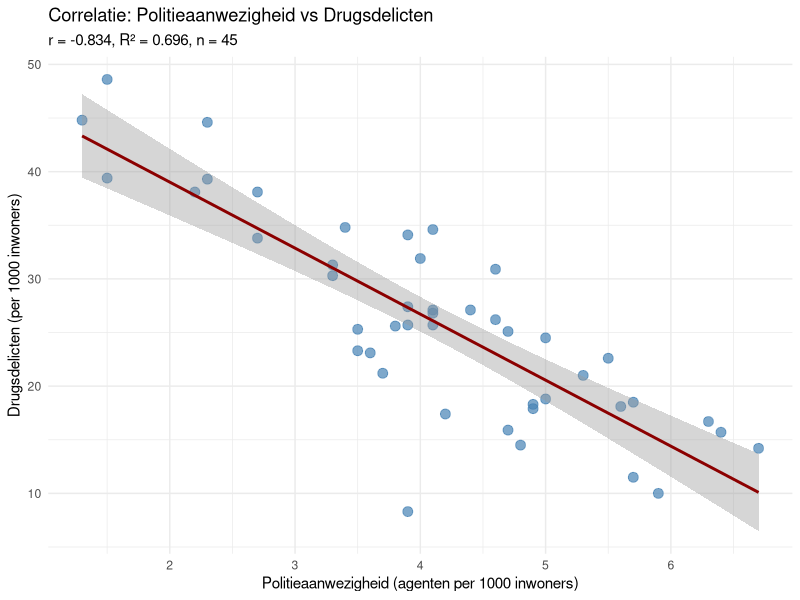
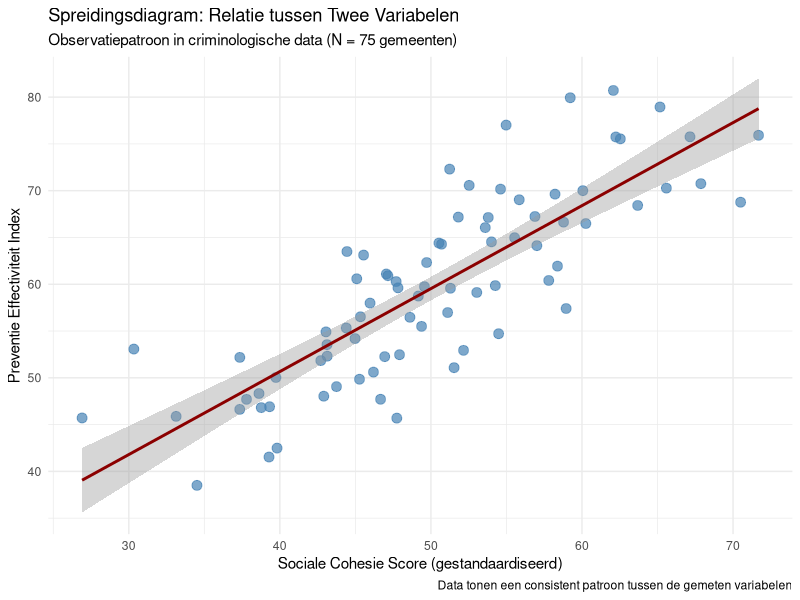
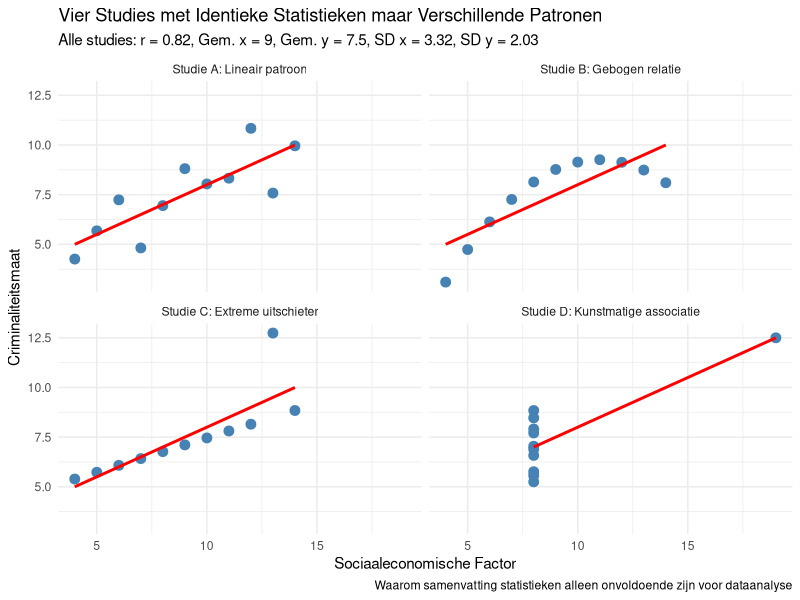
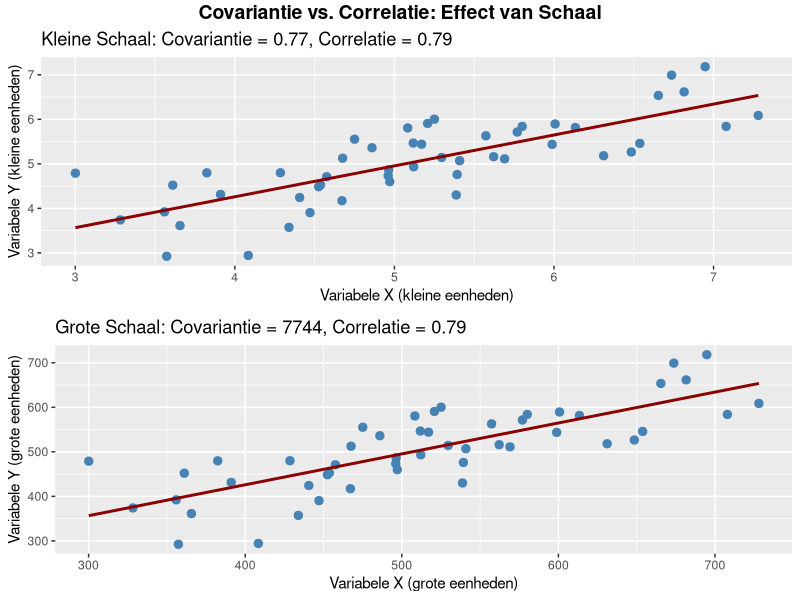
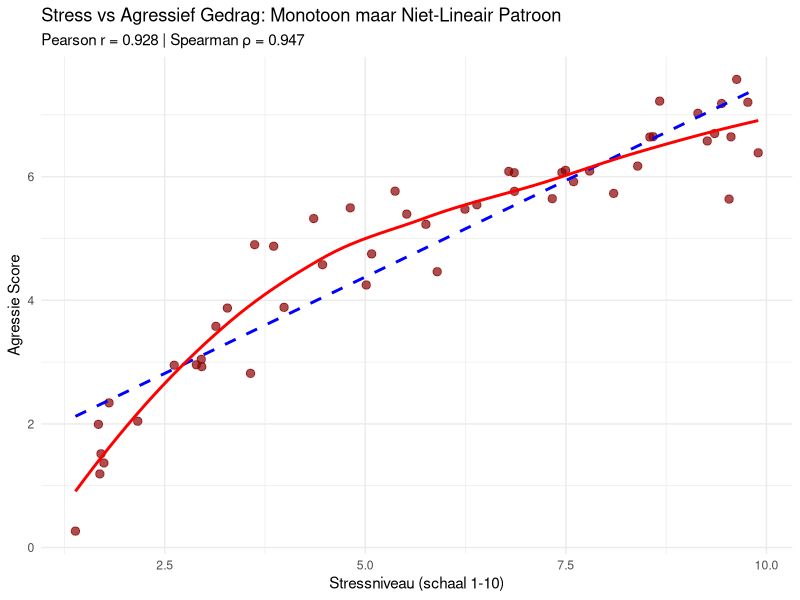
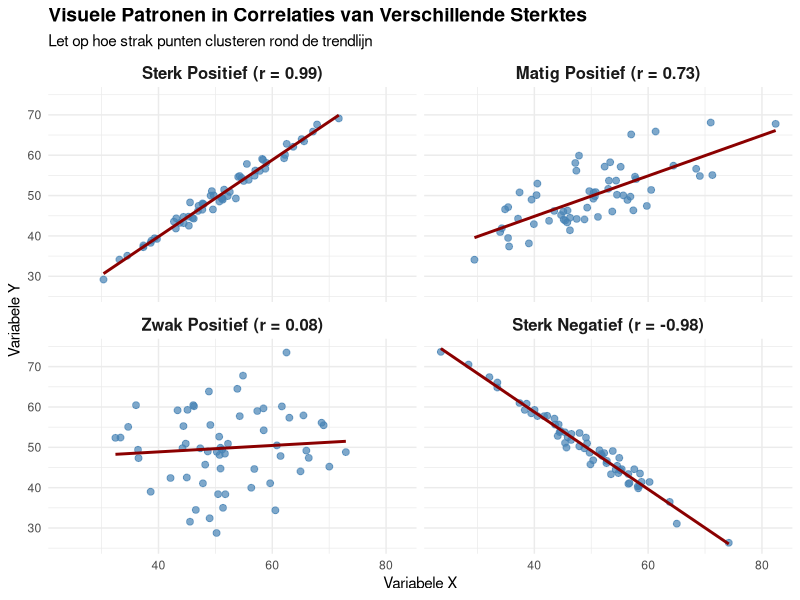
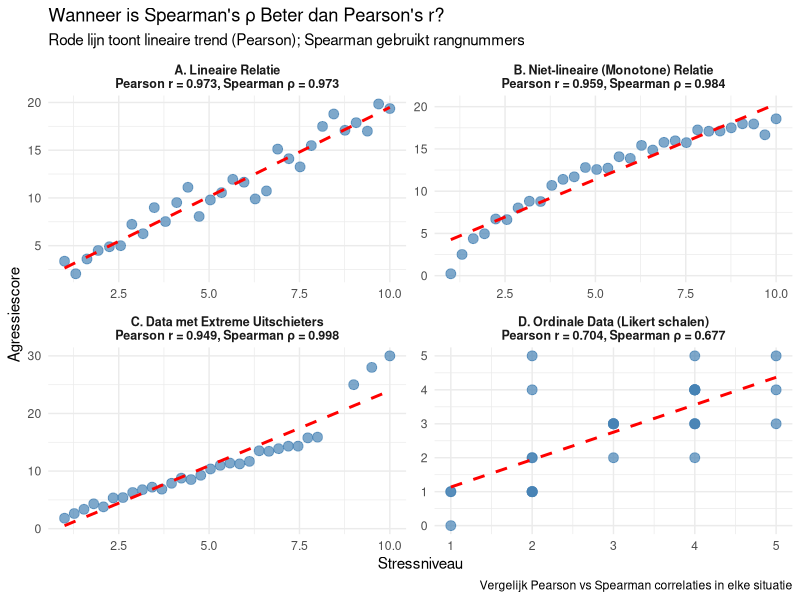
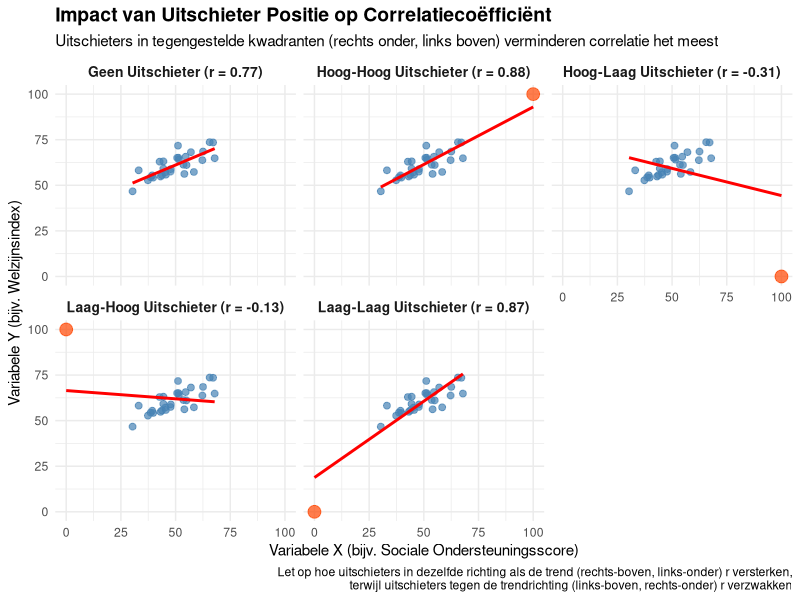

The R source for these figures, in order:
## ---- chunk 1
knitr::opts_chunk$set(echo = FALSE, message = FALSE, warning = FALSE, fig.show = 'asis', results = 'hide')
library(knitr)
library(kableExtra)
library(ggplot2)
library(dplyr)
library(flextable)
library(gridExtra)
library(svglite)     # for SVG output
options(knitr.kable.NA = '')

# Set Dutch locale for R outputs (if available)
Sys.setlocale("LC_TIME", "Dutch")
Sys.setlocale("LC_NUMERIC", "Dutch")

# Function to save plots to Dodona directories
save_dodona_image <- function(plot_obj, question_number, filename = NULL, width = 6, height = 4) {
  if (is.null(filename)) {
    filename <- paste0("correlation_plot_", question_number, ".svg")
  }
  
  # Define the path to the appropriate Dodona directory
  question_dirs <- c(
    "3" = "3.3 Correlatie - Belangrijkste maatregelen",
    "8" = "3.8 Correlatie - Interpreteer correlatie", 
    "9" = "3.9 Correlatie - Wat correlatie vertelt",
    "11" = "3.11 Correlatie - Visualisatie belang",
    "12" = "3.12 Correlatie - Covariantie verschillen",
    "14" = "3.14 Correlatie - Pearson vs Spearman",
    "15" = "3.15 Correlatie - Richting en kracht",
    "18" = "3.18 Correlatie - Wanneer welke correlatie",
    "19" = "3.19 Correlatie - Impact uitschieters",
    "21" = "3.21 Correlatie - Correlatie interpretatie",
    "23" = "3.23 Correlatie - Correlatie aannames"
  )
  
  if (as.character(question_number) %in% names(question_dirs)) {
    dir_name <- question_dirs[as.character(question_number)]
    image_path <- file.path(dir_name, "description", "media", filename)
    
    # Create directory if it doesn't exist
    dir.create(dirname(image_path), recursive = TRUE, showWarnings = FALSE)
    
    # Save SVG (vector; best for Dodona/HTML, scales perfectly)
    ggsave(
      filename = image_path,
      plot = plot_obj,
      width = width, height = height, units = "in",
      bg = "white",        # prevent dark-mode overlays from bleeding through
      device = svglite::svglite
    )
    cat("Saved SVG image:", image_path, "with dimensions:", width, "x", height, "\n")
  }
}

# Function to translate common R statistical terms to Dutch
translate_stats <- function(english_term) {
  translations <- c(
    "Mean" = "Gemiddelde",
    "Standard Deviation" = "Standaardafwijking", 
    "Variance" = "Variantie",
    "Correlation" = "Correlatie",
    "p-value" = "p-waarde",
    "Significant" = "Significant",
    "Not significant" = "Niet significant",
    "Sample size" = "Steekproefomvang"
  )
  return(translations[english_term])
}
## ---- chunk 2
# Maak realistische criminologische data met slechts 2 variabelen
set.seed(42)
n <- 45  # Nederlandse gemeenten

# Genereer gecorreleerde criminaliteitsdata
politie <- round(rnorm(n, mean=4.2, sd=1.1), 1)
drugs <- round(25 + rnorm(n, sd=6) - 2.5*scale(politie)[,1]*3, 1)

# Maak dataframe
crime_data <- data.frame(
  "Politieaanwezigheid" = politie,
  "Drugsdelicten" = drugs
)

# DESCRIPTIVE STATISTICS
cat("=== DESCRIPTIVE STATISTICS ===\n\n")

cat("Politieaanwezigheid (agenten per 1000 inwoners):\n")
cat(paste("  Mean (M):", round(mean(crime_data$Politieaanwezigheid), 2), "\n"))
cat(paste("  Standard Deviation (SD):", round(sd(crime_data$Politieaanwezigheid), 2), "\n"))
cat(paste("  Variance:", round(var(crime_data$Politieaanwezigheid), 2), "\n\n"))

cat("Drugsdelicten (per 1000 inwoners):\n")
cat(paste("  Mean (M):", round(mean(crime_data$Drugsdelicten), 2), "\n"))
cat(paste("  Standard Deviation (SD):", round(sd(crime_data$Drugsdelicten), 2), "\n"))
cat(paste("  Variance:", round(var(crime_data$Drugsdelicten), 2), "\n\n"))

# CORRELATION ANALYSIS
cat("=== CORRELATION ANALYSIS ===\n\n")

# Bereken correlatie
r_value <- round(cor(crime_data$Politieaanwezigheid, crime_data$Drugsdelicten), 3)
r_squared <- round(r_value^2, 3)

# Voer significantietest uit
test_result <- cor.test(crime_data$Politieaanwezigheid, crime_data$Drugsdelicten)
p_value <- round(test_result$p.value, 4)

cat(paste("Correlation coefficient (r):", r_value, "\n"))
cat(paste("Coefficient of determination (R²):", r_squared, "\n"))
cat(paste("Explained variance:", round(r_squared * 100, 1), "%\n"))
cat(paste("Sample size (n):", n, "\n"))
cat(paste("p-value:", p_value, "\n"))

if(p_value < 0.001) {
  cat("Significance: p < .001 ***\n")
} else if(p_value < 0.01) {
  cat("Significance: p < .01 **\n")
} else if(p_value < 0.05) {
  cat("Significance: p < .05 *\n")
} else {
  cat("Significance: not significant (p > .05)\n")
}

# Create visualization for Q3.3
# Build subtitle with UTF-8 superscript 2 (works in PNG/SVG/JPEG)
sub_txt <- sprintf("r = %.3f, R\u00B2 = %.3f, n = %d", r_value, r_squared, n)

p_q3 <- ggplot(crime_data, aes(x = Politieaanwezigheid, y = Drugsdelicten)) +
  geom_point(color = "steelblue", size = 3, alpha = 0.7) +
  geom_smooth(method = "lm", formula = y ~ x, se = TRUE, color = "darkred") +
  labs(
    title = "Correlatie: Politieaanwezigheid vs Drugsdelicten",
    subtitle = sub_txt,
    x = "Politieaanwezigheid (agenten per 1000 inwoners)",
    y = "Drugsdelicten (per 1000 inwoners)"
  ) +
  theme_minimal(base_size = 11) +
  theme(
    panel.background = element_rect(fill = "white", colour = NA),
    plot.background  = element_rect(fill = "white", colour = NA)
  )

# Display and save the plot
print(p_q3)

# Save to Dodona directory as SVG
save_dodona_image(p_q3, 3, width = 6, height = 4)
## ---- chunk 3
# Genereer voorbeeldgegevens voor positieve correlatie van 0,75
set.seed(123)
n <- 80
x <- rnorm(n, 50, 10)
y <- 0.75 * scale(x)[,1] * 10 + rnorm(n, 60, 6)

# Maak data frame
pos_cor_data <- data.frame(
  Variable_X = x,
  Variable_Y = y
)

# Bereken correlatie en R-kwadraat
r_value <- round(cor(x, y), 2)
r_squared <- round(r_value^2 * 100, 1)

# Maak visualisatie
p_q8 <- ggplot(pos_cor_data, aes(x = Variable_X, y = Variable_Y)) +
  geom_point(color = "steelblue", size = 3, alpha = 0.7) +
  geom_smooth(method = "lm", formula = y ~ x, se = TRUE, color = "darkred") +
  labs(
    title = "Spreidingsdiagram: Relatie tussen Twee Variabelen",
    subtitle = "Observatiepatroon in criminologische data (N = 75 gemeenten)",
    x = "Sociale Cohesie Score (gestandaardiseerd)",
    y = "Preventie Effectiviteit Index",
    caption = "Data tonen een consistent patroon tussen de gemeten variabelen"
  ) +
  theme_minimal(base_size = 11) +
  theme(
    panel.background = element_rect(fill = "white", colour = NA),
    plot.background  = element_rect(fill = "white", colour = NA)
  )

# Display the plot
print(p_q8)

# Save to Dodona directory
save_dodona_image(p_q8, 8)
## ---- chunk 4
library(tidyr)
library(dplyr)

# Recreate identical statistics with different patterns
data_x1 <- c(10, 8, 13, 9, 11, 14, 6, 4, 12, 7, 5)
data_y1 <- c(8.04, 6.95, 7.58, 8.81, 8.33, 9.96, 7.24, 4.26, 10.84, 4.82, 5.68)
data_x2 <- c(10, 8, 13, 9, 11, 14, 6, 4, 12, 7, 5)
data_y2 <- c(9.14, 8.14, 8.74, 8.77, 9.26, 8.10, 6.13, 3.10, 9.13, 7.26, 4.74)
data_x3 <- c(10, 8, 13, 9, 11, 14, 6, 4, 12, 7, 5)
data_y3 <- c(7.46, 6.77, 12.74, 7.11, 7.81, 8.84, 6.08, 5.39, 8.15, 6.42, 5.73)
data_x4 <- c(8, 8, 8, 8, 8, 8, 8, 19, 8, 8, 8)
data_y4 <- c(6.58, 5.76, 7.71, 8.84, 8.47, 7.04, 5.25, 12.50, 5.56, 7.91, 6.89)

# Calculate statistics (they're identical for all datasets)
corr <- round(cor(data_x1, data_y1), 2)
mean_x <- round(mean(data_x1), 2)
mean_y <- round(mean(data_y1), 2)
sd_x <- round(sd(data_x1), 2)
sd_y <- round(sd(data_y1), 2)

# Combine the data
data_df <- data.frame(
  x1 = data_x1, y1 = data_y1,
  x2 = data_x2, y2 = data_y2,
  x3 = data_x3, y3 = data_y3,
  x4 = data_x4, y4 = data_y4
)

# Transform to long format for easier plotting
data_long <- data_df %>%
  mutate(id = row_number()) %>%
  gather(key, value, -id) %>%
  separate(key, c("axis", "dataset"), sep = 1) %>%
  spread(axis, value) %>%
  select(dataset, id, x, y)

# Create descriptive names for the datasets
dataset_names <- c(
  "1" = "Studie A: Lineair patroon",
  "2" = "Studie B: Gebogen relatie",
  "3" = "Studie C: Extreme uitschieter",
  "4" = "Studie D: Kunstmatige associatie"
)

# Plot the data
p_q11 <- ggplot(data_long, aes(x = x, y = y)) +
  geom_point(size = 3, color = "steelblue") +
  geom_smooth(method = "lm", se = FALSE, color = "red", formula = y ~ x) +
  facet_wrap(~ dataset, ncol = 2, labeller = labeller(dataset = dataset_names)) +
  labs(
    title = "Vier Studies met Identieke Statistieken maar Verschillende Patronen",
    subtitle = paste0("Alle studies: r = ", corr, ", Gem. x = ", mean_x, 
                      ", Gem. y = ", mean_y, ", SD x = ", sd_x, ", SD y = ", sd_y),
    caption = "Waarom samenvatting statistieken alleen onvoldoende zijn voor dataanalyse",
    x = "Sociaaleconomische Factor",
    y = "Criminaliteitsmaat"
  ) +
  theme_minimal(base_size = 11) +
  theme(
    panel.background = element_rect(fill = "white", colour = NA),
    plot.background  = element_rect(fill = "white", colour = NA)
  )

# Display and save the plot
print(p_q11)

# Save to Dodona directory with larger dimensions for 4-panel plot
save_dodona_image(p_q11, 11, width = 8, height = 6)
## ---- chunk 5
# Genereer twee datasets met dezelfde correlatie maar verschillende schalen
set.seed(456)
n <- 50

# Dataset 1: Kleine schaal variabelen
x1 <- rnorm(n, 5, 1)
y1 <- 0.7 * scale(x1)[,1] * 1 + rnorm(n, 5, 0.6)
cov1 <- round(cov(x1, y1), 2)
cor1 <- round(cor(x1, y1), 2)

# Dataset 2: Grote schaal variabelen
x2 <- x1 * 100  # Zelfde patroon maar 100x schaal
y2 <- y1 * 100  # Zelfde patroon maar 100x schaal
cov2 <- round(cov(x2, y2), 0)
cor2 <- round(cor(x2, y2), 2)

# Maak gecombineerd data frame
kleine_schaal <- data.frame(x = x1, y = y1, dataset = "Kleine Schaal Variabelen")
grote_schaal <- data.frame(x = x2, y = y2, dataset = "Grote Schaal Variabelen (x100)")
alle_data <- rbind(kleine_schaal, grote_schaal)

# Maak vergelijkingstabel
vergelijking <- data.frame(
  Maatstaf = c("Covariantie", "Correlatie"),
  `Kleine_Schaal` = c(paste0(cov1), paste0(cor1)),
  `Grote_Schaal` = c(paste0(cov2), paste0(cor2)),
  Eenheid_Afhankelijkheid = c("Hangt af van eenheden (verandert met schaal)", "Eenheidsvrij (blijft constant)")
)

# Maak visualisatie met twee plots
p1 <- ggplot(kleine_schaal, aes(x = x, y = y)) +
  geom_point(color = "steelblue", size = 2.5) +
  geom_smooth(method = "lm", se = FALSE, color = "darkred", formula = y ~ x) +
  labs(
    title = paste0("Kleine Schaal: Covariantie = ", cov1, ", Correlatie = ", cor1),
    x = "Variabele X (kleine eenheden)",
    y = "Variabele Y (kleine eenheden)"
  )

p2 <- ggplot(grote_schaal, aes(x = x, y = y)) +
  geom_point(color = "steelblue", size = 2.5) +
  geom_smooth(method = "lm", se = FALSE, color = "darkred", formula = y ~ x) +
  labs(
    title = paste0("Grote Schaal: Covariantie = ", cov2, ", Correlatie = ", cor2),
    x = "Variabele X (grote eenheden)",
    y = "Variabele Y (grote eenheden)"
  )

# Combineer plots met gridExtra
library(gridExtra)
p_q12 <- grid.arrange(p1, p2, nrow = 2,
             top = grid::textGrob("Covariantie vs. Correlatie: Effect van Schaal", 
                                  gp = grid::gpar(fontsize = 14, fontface = "bold")))

# Save to Dodona directory
save_dodona_image(p_q12, 12, , width = 8, height = 6)
## ---- chunk 6
# Maak voorbeelddata voor monotoon maar niet-lineair patroon
set.seed(456)
n <- 50

# Genereer monotoon toenemend maar gebogen patroon (logaritmisch)
stress <- runif(n, 1, 10)
agressie <- 3 * log(stress) + rnorm(n, 0, 0.5)

# Bereken beide correlaties
pearson_r <- round(cor(stress, agressie, method = "pearson"), 3)
spearman_rho <- round(cor(stress, agressie, method = "spearman"), 3)

# Maak vergelijkingsplot
library(ggplot2)
data_plot <- data.frame(stress = stress, agressie = agressie)

p_q14 <- ggplot(data_plot, aes(x = stress, y = agressie)) +
  geom_point(color = "darkred", size = 2.5, alpha = 0.7) +
  geom_smooth(method = "lm", se = FALSE, color = "blue", linetype = "dashed", 
              aes(color = "Lineaire lijn (Pearson)")) +
  geom_smooth(method = "loess", se = FALSE, color = "red", linewidth = 1,
              aes(color = "Werkelijke curve")) +
  scale_color_manual(values = c("Lineaire lijn (Pearson)" = "blue", 
                               "Werkelijke curve" = "red")) +
  labs(
    title = "Stress vs Agressief Gedrag: Monotoon maar Niet-Lineair Patroon",
    subtitle = paste0("Pearson r = ", pearson_r, " | Spearman ρ = ", spearman_rho),
    x = "Stressniveau (schaal 1-10)",
    y = "Agressie Score",
    color = "Trendlijn Type"
  ) +
  theme_minimal(base_size = 11) +
  theme(
    panel.background = element_rect(fill = "white", colour = NA),
    plot.background  = element_rect(fill = "white", colour = NA),
    legend.position = "bottom"
  )

print(p_q14)
save_dodona_image(p_q14, 14)
## ---- chunk 7
# Maak vier datasets met verschillende correlatiepatronen
set.seed(123)
n <- 60

# Maak data met verschillende correlatiesterktes
maak_data <- function(sterkte, richting="positief") {
  x <- rnorm(n, 50, 10)
  
  if(richting == "positief") {
    factor <- sterkte
  } else {
    factor <- -sterkte
  }
  
  ruis <- (1-abs(sterkte)) * 10
  y <- factor * scale(x)[,1] * 10 + rnorm(n, 50, ruis)
  
  if(sterkte == 0) {
    y <- rnorm(n, 50, 10)  # Geen relatie
  }
  
  return(data.frame(x=x, y=y))
}

# Genereer vier datasets
sterk_pos <- maak_data(0.85, "positief")
matig_pos <- maak_data(0.45, "positief")
zwak_pos <- maak_data(0.15, "positief")
sterk_neg <- maak_data(0.85, "negatief")

# Bereken werkelijke correlaties
cor_sterk_pos <- round(cor(sterk_pos$x, sterk_pos$y), 2)
cor_matig_pos <- round(cor(matig_pos$x, matig_pos$y), 2)
cor_zwak_pos <- round(cor(zwak_pos$x, zwak_pos$y), 2)
cor_sterk_neg <- round(cor(sterk_neg$x, sterk_neg$y), 2)

# Combineer datasets met labels
sterk_pos$sterkte <- paste0("Sterk Positief (r = ", cor_sterk_pos, ")")
matig_pos$sterkte <- paste0("Matig Positief (r = ", cor_matig_pos, ")")
zwak_pos$sterkte <- paste0("Zwak Positief (r = ", cor_zwak_pos, ")")
sterk_neg$sterkte <- paste0("Sterk Negatief (r = ", cor_sterk_neg, ")")

# Combineer alle datasets
alle_data <- rbind(
  transform(sterk_pos, sterkte_orde = 1),
  transform(matig_pos, sterkte_orde = 2),
  transform(zwak_pos, sterkte_orde = 3),
  transform(sterk_neg, sterkte_orde = 4)
)

# Converteer naar factor met specifieke volgorde
alle_data$sterkte <- factor(alle_data$sterkte, 
                           levels = c(paste0("Sterk Positief (r = ", cor_sterk_pos, ")"),
                                      paste0("Matig Positief (r = ", cor_matig_pos, ")"),
                                      paste0("Zwak Positief (r = ", cor_zwak_pos, ")"),
                                      paste0("Sterk Negatief (r = ", cor_sterk_neg, ")")))

# Maak visualisatie
p_q15 <- ggplot(alle_data, aes(x = x, y = y)) +
  geom_point(color = "steelblue", size = 2, alpha = 0.7) +
  geom_smooth(method = "lm", se = FALSE, color = "darkred", formula = y ~ x) +
  facet_wrap(~ sterkte, ncol = 2) +
  labs(
    title = "Visuele Patronen in Correlaties van Verschillende Sterktes",
    subtitle = "Let op hoe strak punten clusteren rond de trendlijn",
    x = "Variabele X",
    y = "Variabele Y"
  ) +
  theme_minimal(base_size = 11) +
  theme(
    strip.text = element_text(size = 12, face = "bold"),
    plot.title = element_text(size = 14, face = "bold")
  )

print(p_q15)
save_dodona_image(p_q15, 15, width = 10, height = 8)
## ---- chunk 8
# Genereer verschillende datasets
set.seed(42)
n <- 30

# Dataset 1: Lineaire relatie (Pearson geschikt)
stress_niveau_1 <- seq(1, 10, length.out = n)
agressie_score_1 <- 2 * stress_niveau_1 + rnorm(n, 0, 1)

# Dataset 2: Niet-lineaire maar monotone relatie (Spearman beter)
stress_niveau_2 <- seq(1, 10, length.out = n)
agressie_score_2 <- log(stress_niveau_2) * 8 + rnorm(n, 0, 0.5)

# Dataset 3: Data met uitschieters (Spearman robuuster)
stress_niveau_3 <- c(seq(1, 8, length.out = n-3), 9, 9.5, 10)
agressie_score_3 <- c(stress_niveau_3[1:(n-3)] * 2 + rnorm(n-3, 0, 0.5), 25, 28, 30)  # Extreme uitschieters

# Dataset 4: Ordinale data (Spearman geschikt)
stress_niveau_4 <- round(runif(n, 1, 5))  # Likert schaal 1-5
agressie_score_4 <- round(stress_niveau_4 + rnorm(n, 0, 1))  # Ook ordinaal

# Bereken correlaties voor elke dataset
pearson_1 <- round(cor(stress_niveau_1, agressie_score_1, method = "pearson"), 3)
spearman_1 <- round(cor(stress_niveau_1, agressie_score_1, method = "spearman"), 3)

pearson_2 <- round(cor(stress_niveau_2, agressie_score_2, method = "pearson"), 3)
spearman_2 <- round(cor(stress_niveau_2, agressie_score_2, method = "spearman"), 3)

pearson_3 <- round(cor(stress_niveau_3, agressie_score_3, method = "pearson"), 3)
spearman_3 <- round(cor(stress_niveau_3, agressie_score_3, method = "spearman"), 3)

pearson_4 <- round(cor(stress_niveau_4, agressie_score_4, method = "pearson"), 3)
spearman_4 <- round(cor(stress_niveau_4, agressie_score_4, method = "spearman"), 3)

# Maak data frames
data1 <- data.frame(x = stress_niveau_1, y = agressie_score_1, 
                    type = paste0("A. Lineaire Relatie\nPearson r = ", pearson_1, ", Spearman ρ = ", spearman_1))
data2 <- data.frame(x = stress_niveau_2, y = agressie_score_2, 
                    type = paste0("B. Niet-lineaire (Monotone) Relatie\nPearson r = ", pearson_2, ", Spearman ρ = ", spearman_2))
data3 <- data.frame(x = stress_niveau_3, y = agressie_score_3, 
                    type = paste0("C. Data met Extreme Uitschieters\nPearson r = ", pearson_3, ", Spearman ρ = ", spearman_3))
data4 <- data.frame(x = stress_niveau_4, y = agressie_score_4, 
                    type = paste0("D. Ordinale Data (Likert schalen)\nPearson r = ", pearson_4, ", Spearman ρ = ", spearman_4))

# Combineer alle data
all_data <- rbind(data1, data2, data3, data4)

# Maak plots
p_q18 <- ggplot(all_data, aes(x = x, y = y)) +
  geom_point(size = 3, color = "steelblue", alpha = 0.7) +
  geom_smooth(method = "lm", se = FALSE, color = "red", linetype = "dashed", formula = y ~ x) +
  facet_wrap(~ type, scales = "free", ncol = 2) +
  labs(
    title = "Wanneer is Spearman's ρ Beter dan Pearson's r?",
    subtitle = "Rode lijn toont lineaire trend (Pearson); Spearman gebruikt rangnummers",
    x = "Stressniveau",
    y = "Agressiescore",
    caption = "Vergelijk Pearson vs Spearman correlaties in elke situatie"
  ) +
  theme_minimal(base_size = 11) +
  theme(strip.text = element_text(size = 9, face = "bold"))

print(p_q18)
save_dodona_image(p_q18, 18, width = 8, height = 6)
## ---- chunk 9
# Maak basisdata met positieve correlatie
set.seed(123)
n <- 30
x_basis <- rnorm(n, 50, 10)
y_basis <- 0.7 * scale(x_basis)[,1] * 8 + rnorm(n, 60, 5)

# Maak datasets met verschillende uitschieters
x_uitschieter1 <- c(x_basis, 100)  # hoog-hoog (rechts boven)
y_uitschieter1 <- c(y_basis, 100)

x_uitschieter2 <- c(x_basis, 0)    # laag-laag (links onder)
y_uitschieter2 <- c(y_basis, 0)

x_uitschieter3 <- c(x_basis, 100)  # hoog-laag (rechts onder)
y_uitschieter3 <- c(y_basis, 0)

x_uitschieter4 <- c(x_basis, 0)    # laag-hoog (links boven)
y_uitschieter4 <- c(y_basis, 100)

# Bereken correlaties
cor1 <- round(cor(x_uitschieter1, y_uitschieter1), 2)
cor2 <- round(cor(x_uitschieter2, y_uitschieter2), 2)
cor3 <- round(cor(x_uitschieter3, y_uitschieter3), 2)
cor4 <- round(cor(x_uitschieter4, y_uitschieter4), 2)
cor_basis <- round(cor(x_basis, y_basis), 2)

# Combineer in één dataframe voor plotten
uitschieter_data <- data.frame(
  dataset = rep(c("Geen Uitschieter", "Hoog-Hoog Uitschieter", 
                 "Laag-Laag Uitschieter", "Hoog-Laag Uitschieter", 
                 "Laag-Hoog Uitschieter"), each=n+1),
  x = c(x_basis, NA, x_uitschieter1, x_uitschieter2, x_uitschieter3, x_uitschieter4),
  y = c(y_basis, NA, y_uitschieter1, y_uitschieter2, y_uitschieter3, y_uitschieter4),
  uitschieter = c(rep(FALSE, n), TRUE, rep(c(rep(FALSE, n), TRUE), 4))
)

# Verwijder de NA rij
uitschieter_data <- uitschieter_data[!is.na(uitschieter_data$x),]

# Voeg correlatie informatie toe
dataset_labels <- c(
  "Geen Uitschieter" = paste0("Geen Uitschieter (r = ", cor_basis, ")"),
  "Hoog-Hoog Uitschieter" = paste0("Hoog-Hoog Uitschieter (r = ", cor1, ")"),
  "Laag-Laag Uitschieter" = paste0("Laag-Laag Uitschieter (r = ", cor2, ")"),
  "Hoog-Laag Uitschieter" = paste0("Hoog-Laag Uitschieter (r = ", cor3, ")"),
  "Laag-Hoog Uitschieter" = paste0("Laag-Hoog Uitschieter (r = ", cor4, ")")
)

# Maak de visualisatie
p_q19 <- ggplot(uitschieter_data, aes(x = x, y = y, color = uitschieter)) +
  geom_point(size = ifelse(uitschieter_data$uitschieter, 4, 2), alpha = 0.7) +
  geom_smooth(method = "lm", se = FALSE, color = "red", 
              aes(group = dataset), formula = y ~ x) +
  scale_color_manual(values = c("steelblue", "orangered")) +
  facet_wrap(~ dataset, ncol = 3, labeller = labeller(dataset = dataset_labels)) +
  labs(
    title = "Impact van Uitschieter Positie op Correlatiecoëfficiënt",
    subtitle = "Uitschieters in tegengestelde kwadranten (rechts onder, links boven) verminderen correlatie het meest",
    caption = "Let op hoe uitschieters in dezelfde richting als de trend (rechts-boven, links-onder) r versterken,\nterwijl uitschieters tegen de trendrichting (links-boven, rechts-onder) r verzwakken",
    x = "Variabele X (bijv. Sociale Ondersteuningsscore)",
    y = "Variabele Y (bijv. Welzijnsindex)"
  ) +
  theme_minimal(base_size = 11) +
  theme(
    legend.position = "none",
    plot.title = element_text(size = 14, face = "bold"),
    plot.subtitle = element_text(size = 11),
    strip.text = element_text(size = 10, face = "bold")
  )

print(p_q19)
save_dodona_image(p_q19, 19, width = 10, height = 7)
## ---- chunk 10
# Genereer voorbeelddata die r = 0,40 produceert
set.seed(123)
n <- 100

# Genereer data met gewenste correlatie van 0.40
library(MASS)
mu <- c(0, 0)
sigma <- matrix(c(1, 0.40, 0.40, 1), 2)
data_matrix <- mvrnorm(n, mu, sigma)

# Transformeer naar meaningful scales
ses_score <- data_matrix[,1] * 2 + 5  # SES score roughly 1-9
crime_rate <- data_matrix[,2] * 3 + 15  # Crime rate, positive correlation

# Bereken finale correlatie
final_r <- round(cor(ses_score, crime_rate), 2)

# Bereken verklaarde variantie
r_squared <- round(final_r^2, 3)
explained_var_percent <- round(r_squared * 100, 1)

# Maak data frame
plot_data <- data.frame(
  SES = ses_score,
  Crime = crime_rate
)

# Maak spreidingsdiagram
p_q21 <- ggplot(plot_data, aes(x = SES, y = Crime)) +
  geom_point(size = 3, color = "steelblue", alpha = 0.7) +
  geom_smooth(method = "lm", se = TRUE, color = "red", formula = y ~ x) +
  labs(
    title = paste0("Correlatie tussen SES en Criminaliteit (r = ", final_r, ")"),
    subtitle = paste0("R² = ", r_squared, " (", explained_var_percent, "% van variantie verklaard)"),
    x = "Sociaaleconomische Status Score",
    y = "Criminaliteitscijfer"
  ) +
  theme_minimal(base_size = 11) +
  theme(plot.title = element_text(size = 14, face = "bold"))

print(p_q21)
save_dodona_image(p_q21, 21)
## ---- chunk 11
# Genereer data om verschillende veronderstellingen te demonstreren
set.seed(123)
n <- 50

# Dataset 1: Voldoet aan alle aannames (ideaal)
x1 <- rnorm(n, 50, 10)
y1 <- 20 + 0.6*x1 + rnorm(n, 0, 5)
data1 <- data.frame(x = x1, y = y1, type = "A. Ideaal: Lineair, Normaal, Geen Uitschieters")

# Dataset 2: Niet-lineaire relatie (schending lineariteit)
x2 <- seq(10, 90, length.out = n)
y2 <- 0.01*x2^2 + rnorm(n, 0, 8)
data2 <- data.frame(x = x2, y = y2, type = "B. Schending: Niet-lineaire Relatie")

# Dataset 3: Extreme uitschieters (schending normaliteit/robuustheid)
x3 <- rnorm(n-2, 50, 10)
y3 <- 20 + 0.6*x3 + rnorm(n-2, 0, 5)
x3 <- c(x3, 80, 20)  # Voeg uitschieters toe
y3 <- c(y3, 20, 80)  # Extreme afwijkende punten
data3 <- data.frame(x = x3, y = y3, type = "C. Schending: Extreme Uitschieters Aanwezig")

# Dataset 4: Heteroscedasticiteit (ongelijke variantie)
x4 <- seq(10, 90, length.out = n)
y4 <- 20 + 0.6*x4 + rnorm(n, 0, x4/10)  # Variantie neemt toe met x
data4 <- data.frame(x = x4, y = y4, type = "D. Schending: Ongelijke Variantie (Heteroscedasticiteit)")

# Combineer alle datasets
all_data <- rbind(data1, data2, data3, data4)

# Bereken correlaties voor elke dataset
cor1 <- round(cor(x1, y1), 3)
cor2 <- round(cor(x2, y2), 3)
cor3 <- round(cor(x3, y3), 3)
cor4 <- round(cor(x4, y4), 3)

# Update labels met correlaties
all_data$type <- factor(all_data$type, levels = unique(all_data$type))
levels(all_data$type) <- c(
  paste0("A. Ideaal: r = ", cor1),
  paste0("B. Niet-lineair: r = ", cor2, " (misleidend)"),
  paste0("C. Uitschieters: r = ", cor3, " (beïnvloed)"),
  paste0("D. Ongelijke var.: r = ", cor4, " (onbetrouwbaar)")
)

# Maak plots
p_q23 <- ggplot(all_data, aes(x = x, y = y)) +
  geom_point(size = 2.5, color = "steelblue", alpha = 0.7) +
  geom_smooth(method = "lm", se = FALSE, color = "red", formula = y ~ x) +
  facet_wrap(~ type, scales = "free", ncol = 2) +
  labs(
    title = "Veronderstellingen van Pearson's Correlatie",
    subtitle = "Hoe schendingen van aannames de resultaten beïnvloeden",
    x = "X Variabele",
    y = "Y Variabele",
    caption = "Rode lijn toont lineaire trend die Pearson gebruikt"
  ) +
  theme_minimal(base_size = 11) +
  theme(strip.text = element_text(size = 10, face = "bold"))

print(p_q23)
save_dodona_image(p_q23, 23, width = 8, height = 6)
